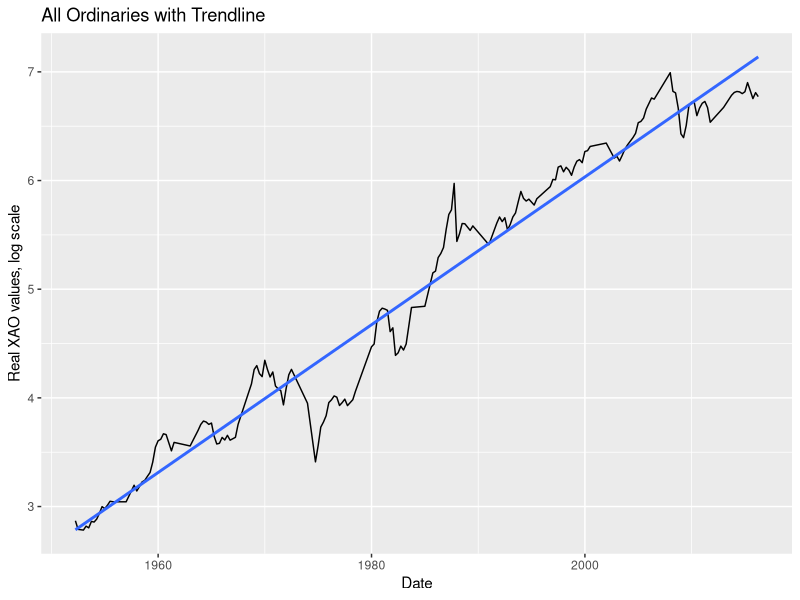
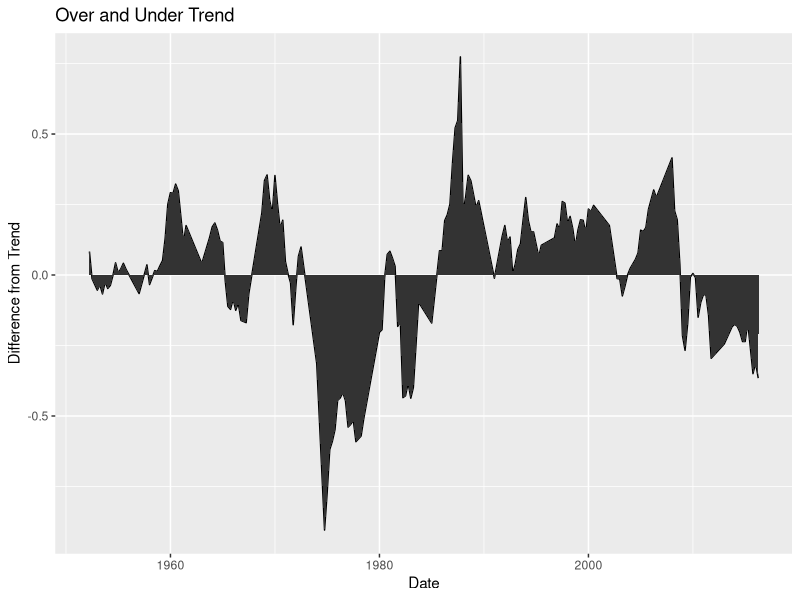
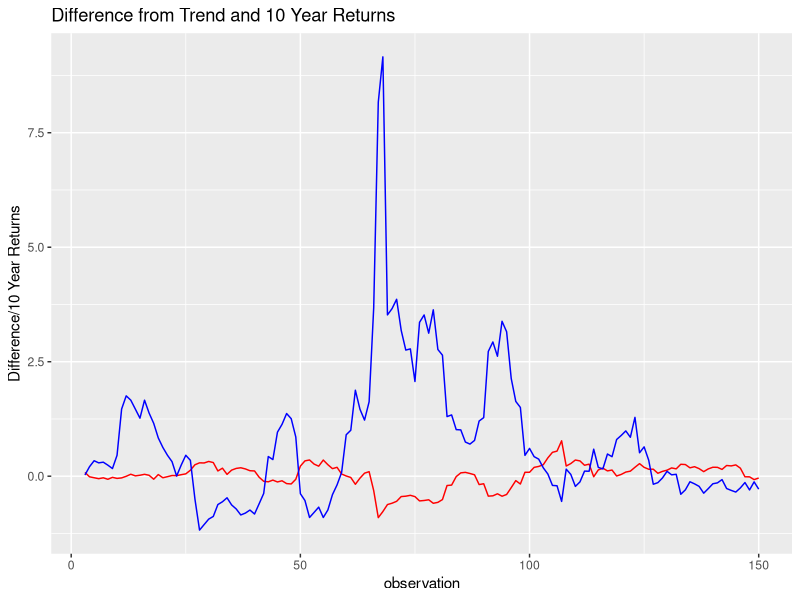
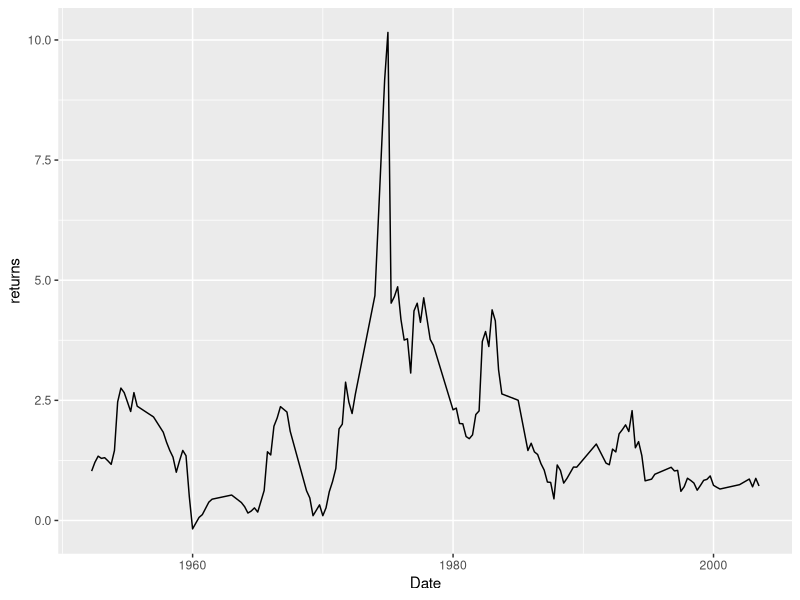
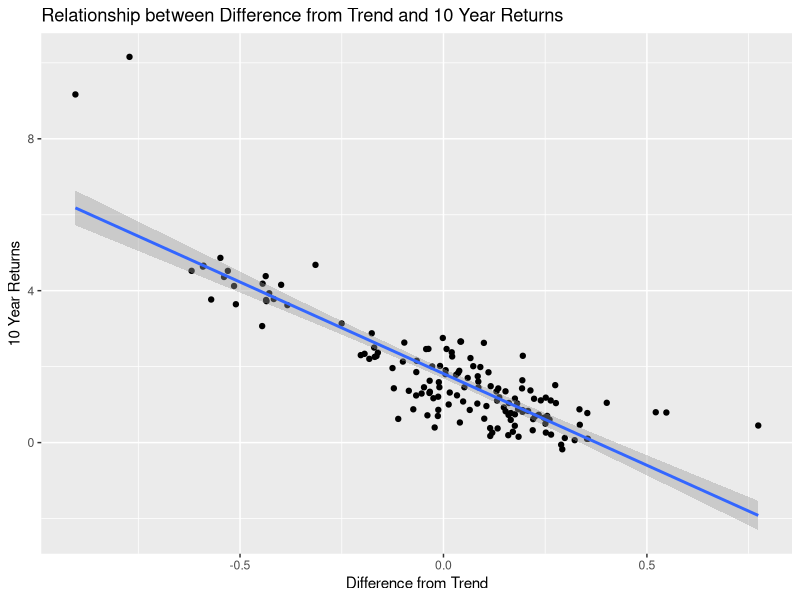
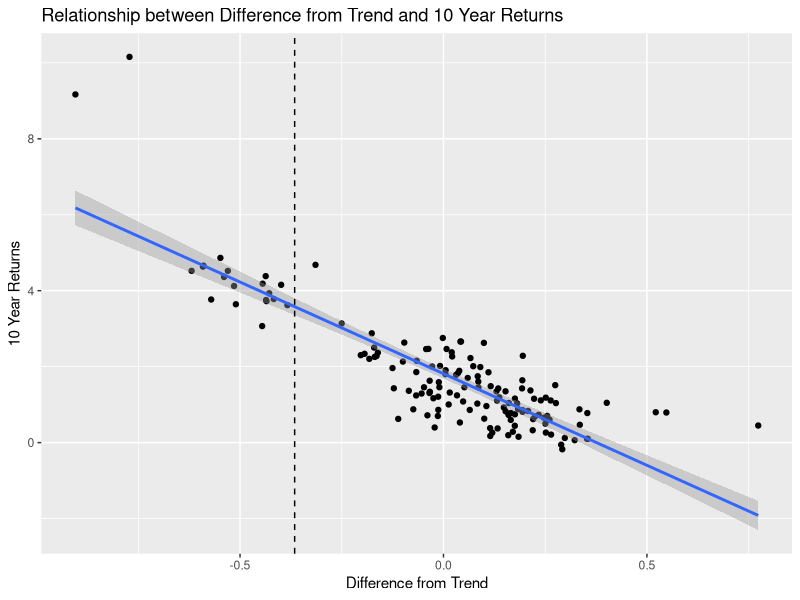

These charts were generated, in order, by the following R code:
#read in the data
library(dplyr)
library(lubridate)
library(ggplot2)
setwd("/Users/Jake/Projects/MarketValuation/Data/")

cpi = read.csv("cpi.csv")
cpi$Date = as.Date(as.character(cpi$Date), format = "%d/%m/%Y")
cpi = cpi[c(1,2)]

#use cubic spline to interpolate monthly figures

xao = read.csv("xao.csv")
xao$Date = as.Date(as.character(xao$Date), format = "%d/%m/%Y")
xao = xao[c(1,2)]

data = merge(cpi, xao, by = "Date")
data = data[-c(1,2),]

#Adjust closes for inflation
base_cpi = data$CPI[1]


data = mutate(data, 
              adjusted_xao = XAO/base_cpi,
              log_adjusted_xao = log(adjusted_xao),
              observation = as.numeric(rownames(data)))


#fit
fit = lm(log_adjusted_xao ~ Date, data = data)
#get coefficients:
coef(fit)

data$predictions = predict(fit, data)
ggplot(data = data, aes(Date, log_adjusted_xao)) + geom_line() + geom_smooth(method = 'lm', se = FALSE) +
  ggtitle("All Ordinaries with Trendline") +
  ylab("Real XAO values, log scale")

#CHECK THAT LINE IS ACCURATE:
#ggplot(data = data, aes(Date, log_adjusted_xao)) + geom_line() + geom_abline(intercept = coef(fit)[1], slope = coef(fit)[2])

data = mutate(data, difference = (log_adjusted_xao - predictions))

#plot the over vs under trends
ggplot(data, aes(Date, difference)) + geom_line()  + geom_area() +
  ggtitle("Over and Under Trend") +
  ylab("Difference from Trend")


#Calculate subsequent 10 year performance from first obs.
#take obs 40-187, append as column leagged returns, 
ten_years = data$adjusted_xao[40:187]
new_data = data[1:148,]
new_data$ten_years = ten_years
new_data = mutate(new_data, returns = (ten_years - adjusted_xao)/adjusted_xao)

ggplot() + geom_line(data = new_data, colour = "red",aes(observation, difference)) + 
  geom_line(data = new_data, colour = "blue", aes(x = observation, y= returns-1)) +
  ggtitle("Difference from Trend and 10 Year Returns") +
  ylab("Difference/10 Year Returns")


#returns graph
ggplot(new_data, aes(x = Date, y = returns)) + geom_line()

#relationship with difference from trend vs 10 year returns
ggplot(new_data, aes(x = difference, y = returns)) + geom_point()+geom_smooth(method = lm) +
  ggtitle("Relationship between Difference from Trend and 10 Year Returns") +
  xlab("Difference from Trend") +
  ylab("10 Year Returns")

#Where are we now?
#new fit
new_fit = lm(ten_years ~ difference, data = new_data)

#coefficients
coef(new_fit)

#Now predicted 10 year returns:
last_difference = tail(data$difference, n = 1)

#we can also draw a horizontal line at the last difference value, to show where we stand.
ggplot(new_data, aes(x = difference, y = returns)) + geom_point()+geom_smooth(method = lm) +
  ggtitle("Relationship between Difference from Trend and 10 Year Returns") +
  xlab("Difference from Trend") +
  ylab("10 Year Returns") +
  geom_vline(xintercept = last_difference, linetype = "dashed")


